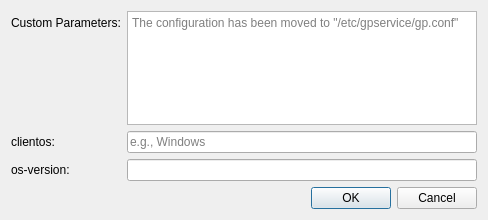
<?xml version="1.0" encoding="UTF-8"?>
<ui version="4.0">
 <class>SettingsDialog</class>
 <widget class="QDialog" name="SettingsDialog">
  <property name="geometry">
   <rect>
    <x>0</x>
    <y>0</y>
    <width>488</width>
    <height>220</height>
   </rect>
  </property>
  <property name="sizePolicy">
   <sizepolicy hsizetype="Preferred" vsizetype="Preferred">
    <horstretch>0</horstretch>
    <verstretch>0</verstretch>
   </sizepolicy>
  </property>
  <property name="windowTitle">
   <string>Settings</string>
  </property>
  <property name="windowIcon">
   <iconset resource="resources.qrc">
    <normaloff>:/images/connected.svg</normaloff>:/images/connected.svg</iconset>
  </property>
  <layout class="QFormLayout" name="formLayout_3">
   <item row="0" column="0">
    <widget class="QLabel" name="label">
     <property name="text">
      <string>Custom Parameters:</string>
     </property>
    </widget>
   </item>
   <item row="0" column="1">
    <widget class="QPlainTextEdit" name="extraArgsInput">
     <property name="readOnly">
      <bool>true</bool>
     </property>
     <property name="placeholderText">
      <string>The configuration has been moved to &quot;/etc/gpservice/gp.conf&quot;</string>
     </property>
    </widget>
   </item>
   <item row="1" column="0">
    <widget class="QLabel" name="label_2">
     <property name="text">
      <string>clientos:</string>
     </property>
    </widget>
   </item>
   <item row="1" column="1">
    <widget class="QLineEdit" name="clientosInput">
     <property name="placeholderText">
      <string>e.g., Windows</string>
     </property>
    </widget>
   </item>
   <item row="3" column="1">
    <widget class="QDialogButtonBox" name="buttonBox">
     <property name="orientation">
      <enum>Qt::Horizontal</enum>
     </property>
     <property name="standardButtons">
      <set>QDialogButtonBox::Cancel|QDialogButtonBox::Ok</set>
     </property>
    </widget>
   </item>
   <item row="2" column="1">
    <widget class="QLineEdit" name="osVersionInput"/>
   </item>
   <item row="2" column="0">
    <widget class="QLabel" name="label_3">
     <property name="text">
      <string>os-version:</string>
     </property>
    </widget>
   </item>
  </layout>
 </widget>
 <resources>
  <include location="resources.qrc"/>
 </resources>
 <connections>
  <connection>
   <sender>buttonBox</sender>
   <signal>accepted()</signal>
   <receiver>SettingsDialog</receiver>
   <slot>accept()</slot>
   <hints>
    <hint type="sourcelabel">
     <x>248</x>
     <y>254</y>
    </hint>
    <hint type="destinationlabel">
     <x>157</x>
     <y>274</y>
    </hint>
   </hints>
  </connection>
  <connection>
   <sender>buttonBox</sender>
   <signal>rejected()</signal>
   <receiver>SettingsDialog</receiver>
   <slot>reject()</slot>
   <hints>
    <hint type="sourcelabel">
     <x>316</x>
     <y>260</y>
    </hint>
    <hint type="destinationlabel">
     <x>286</x>
     <y>274</y>
    </hint>
   </hints>
  </connection>
 </connections>
</ui>
